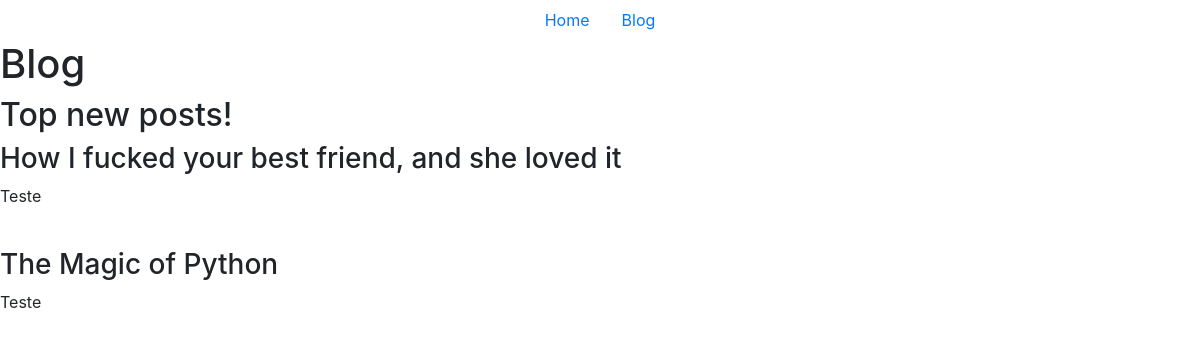
/blog/, run on an earlier commit of the app's database.
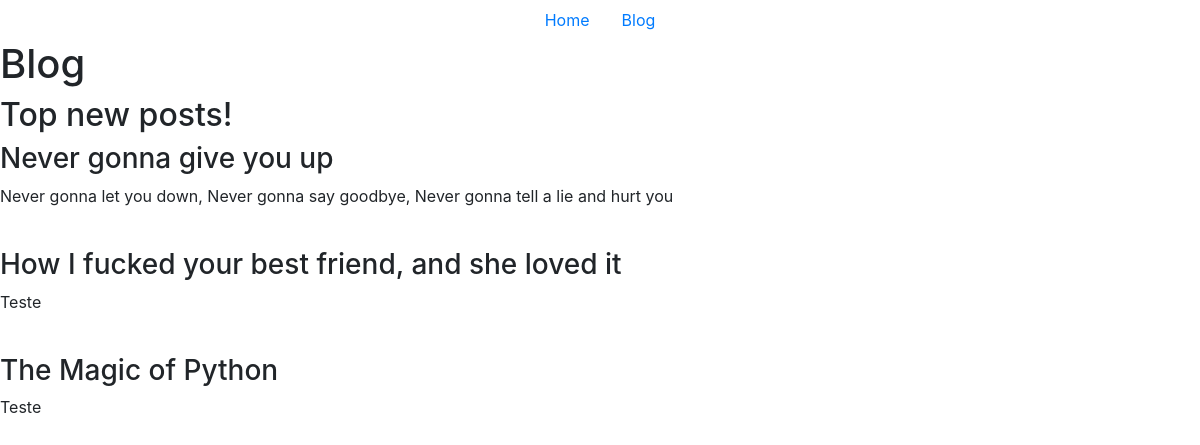
And on a later commit of the database.
### blog/models.py (models this page shows, shortened)
class Post(models.Model):
  title = models.CharField(max_length=255, unique=True)
  slug = models.SlugField(max_length=255, unique=True)
  author = models.ForeignKey(User, on_delete=models.CASCADE)
  published = models.BooleanField(default=False)
  objects = models.Manager()
  status = PublishedMgr()
  content = models.TextField()
  tags = models.TextField(default="")
  likes = models.PositiveIntegerField(default=0)
  createdAt = models.DateTimeField(auto_now_add=True)
  updatedAt = models.DateTimeField(auto_now=True)
  class Meta:
    ordering = ['-createdAt']

### blog/views.py (the view)
# urls.py: path('', views.Blog.as_view(),name="blog"),
class Blog(ListView):
  model = Post
  template_name = 'blog/blog.html'

### blog/templates/blog/blog.html (shortened to what this page needs)
{% extends 'base.html' %}
{% block content %}
<main>
  <h1>Blog</h1>
  <h2>Top new posts!</h2>
  {% for post in object_list %}
    <h3>{{post.title}}</h3>
    <p>{{post.content}}</p>
    <br>
  {% endfor %}
</main>
{% endblock content %}

### templates/base.html (shortened to what this page needs)
{% load static %}
{% load i18n %}
<!DOCTYPE html>
<html lang="en">
  <head>
    <link rel="stylesheet" href="{% static 'style.css' %}">
    <link rel="stylesheet" href="https://stackpath.bootstrapcdn.com/bootstrap/4.5.0/css/bootstrap.min.css">
  </head>
  <body>
    <header>
      <ul class="nav justify-content-center">
        <li class="nav-item">
          <a class="nav-link" href="/">Home</a>
        </li>
        <li class="nav-item">
          <a class="nav-link" href="/blog">Blog</a>
        </li>
      </ul>
    </header>
    {% block content %}
    {% endblock content %}
  </body>
</html>

What changed in the data, as far as the page shows it:
added Post: title "Never gonna give you up", content "Never gonna let you down, Never gonna say goodbye, Never gonna tell a lie and hurt you"
